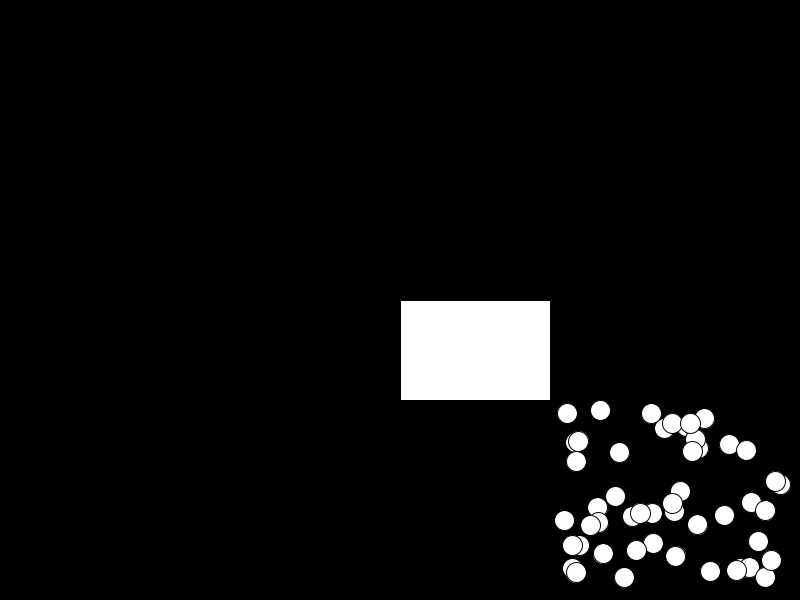
Frame 1 (no input)
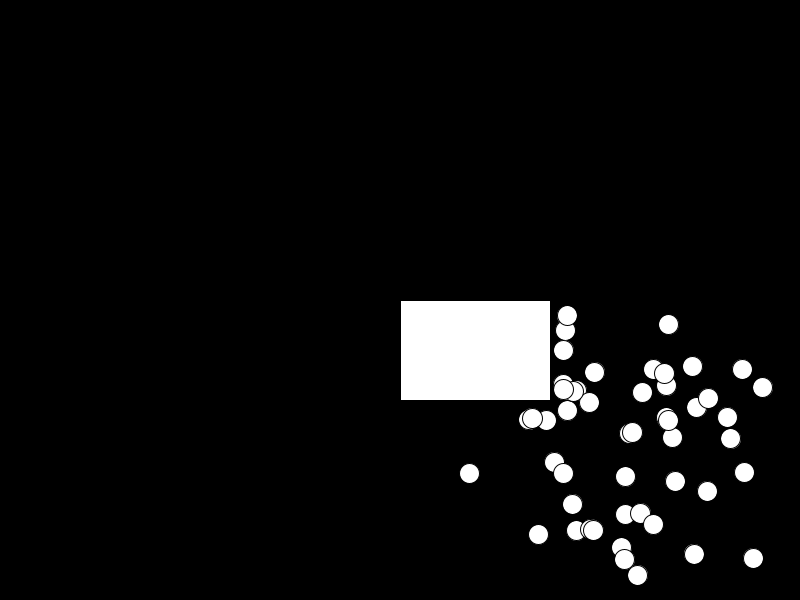
Frame 60 (the mouse pressed at the canvas centre just before this capture)
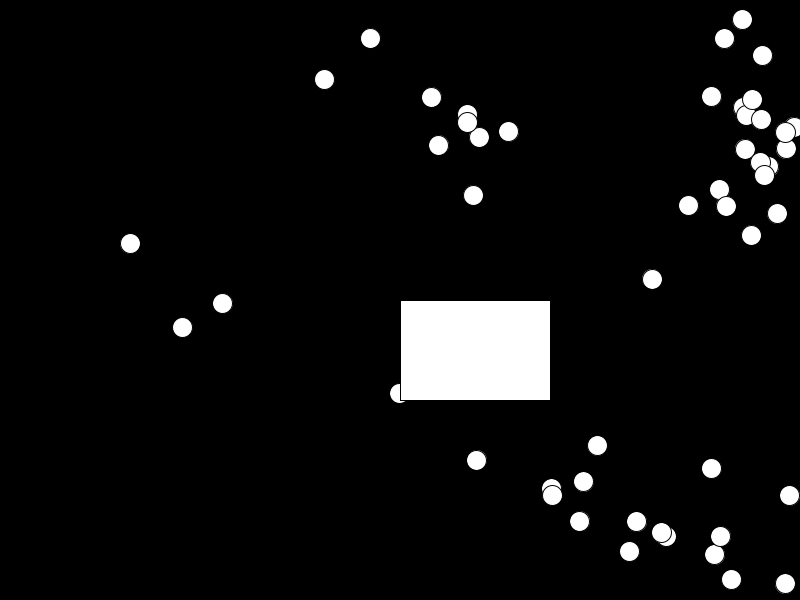
Frame 120 (the mouse held since frame 60 and released just before this capture)

The Processing sketch that drew these frames (run headless with seeded random() and noise(); from frame 60 on, the mouse is pressed at the canvas centre):

// Processing sketch: week5_array
// ── week5_array.pde
int numberOfBalls = 50;
int d = 20;
int rectX = 400;
int rectY = 300;
int rectW = 150;
int rectH = 100;

float[] x = new float[numberOfBalls];
float[] y = new float[numberOfBalls];
float[] speedX = new float[numberOfBalls];
float[] speedY = new float[numberOfBalls];



void setup(){
  size(800,600);
  for(int i = 0; i < x.length;i++){
    x[i]=random(d/2,rectX-d/2);
    x[i]=random(rectX+rectW+d/2,width-d/2);
    y[i]=random(d/2,rectY-d/2);
    y[i]=random(rectY+rectH+d/2,height-d/2);
    speedX[i]=random(4,6);
    speedY[i]=random(3,5);
  
  
  }
} 
 

void draw(){
   background(0);
   
  
  
    for(int i = 0; i < x.length;i++){ //for reference: https://stackoverflow.com/questions/18864344/processing-creating-multiple-ellipses-with-for-loop
     
      
      if((x[i]>rectX-d/2)&&(x[i]<rectX+rectW+d/2)&&(y[i]>rectY-d/2)&&(y[i]<rectY+rectH+d/2)){
     
    
    if ((x[i] < rectX)||(x[i] > rectX + rectW)||(x[i] > rectX + rectW)){
      speedX[i] *= -1;
   
    } else {
      
      speedX[i]*=-1;
     speedY[i]*=-1;
      //y[i] = rectY + rectH + d/2;
    }
    speedX[i]*=1;
     speedY[i]*=1;
      }
      
      
      if(x[i]>=width-d/2||x[i]<=d/2){
        speedX[i]*=-1;
      }
   
   if(y[i]>=height-d/2||y[i]<=d/2){
        speedY[i]*=-1;
      }
  
  
    
  
  
  ellipse(x[i],y[i],d,d);
   x[i]+=speedX[i];
  y[i]+=speedY[i];
  
    
    
    rect(rectX,rectY,rectW,rectH);

}
    }


    
